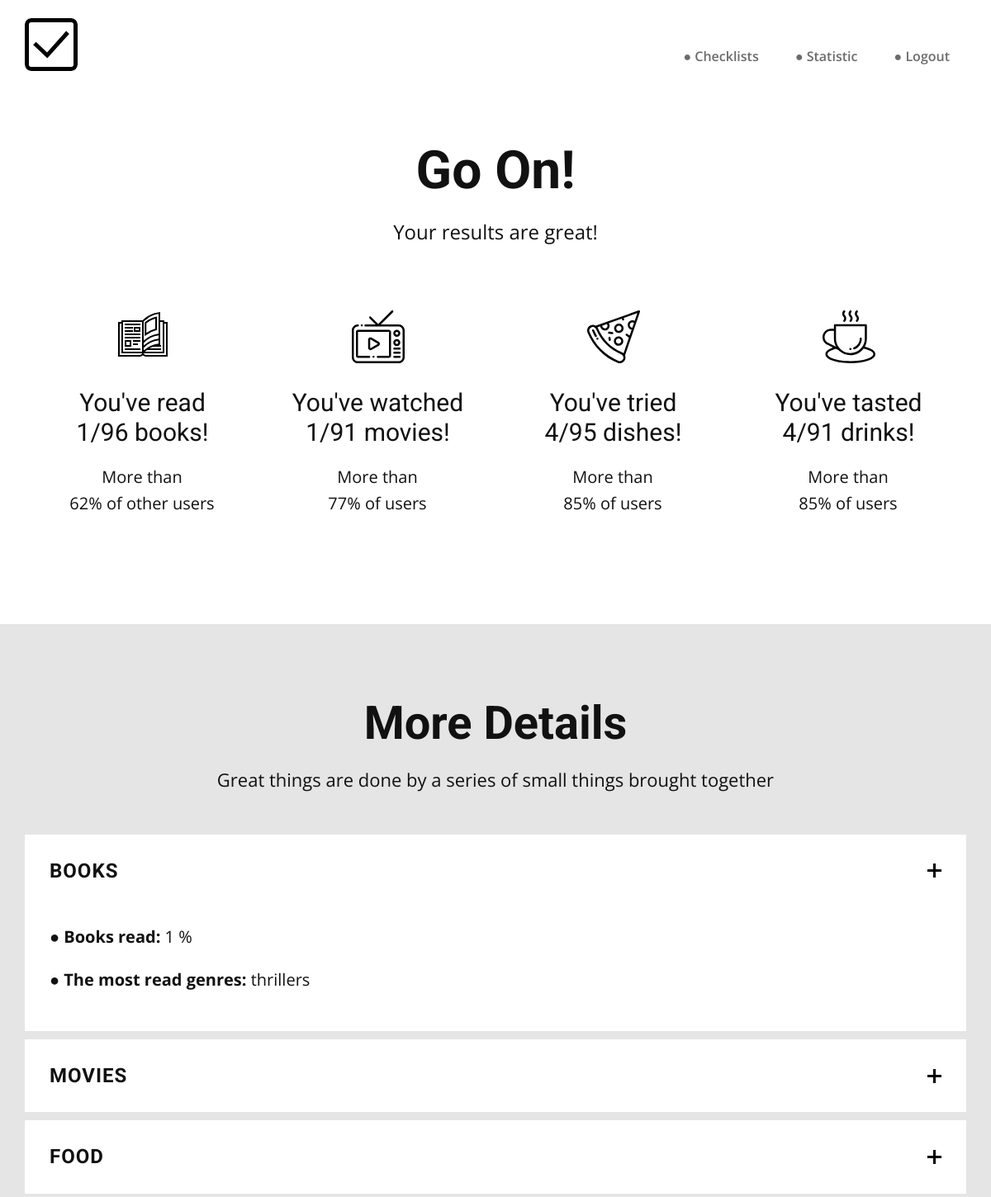
Page /checklists/stats/ (signed in, upper part) on the earlier database version.
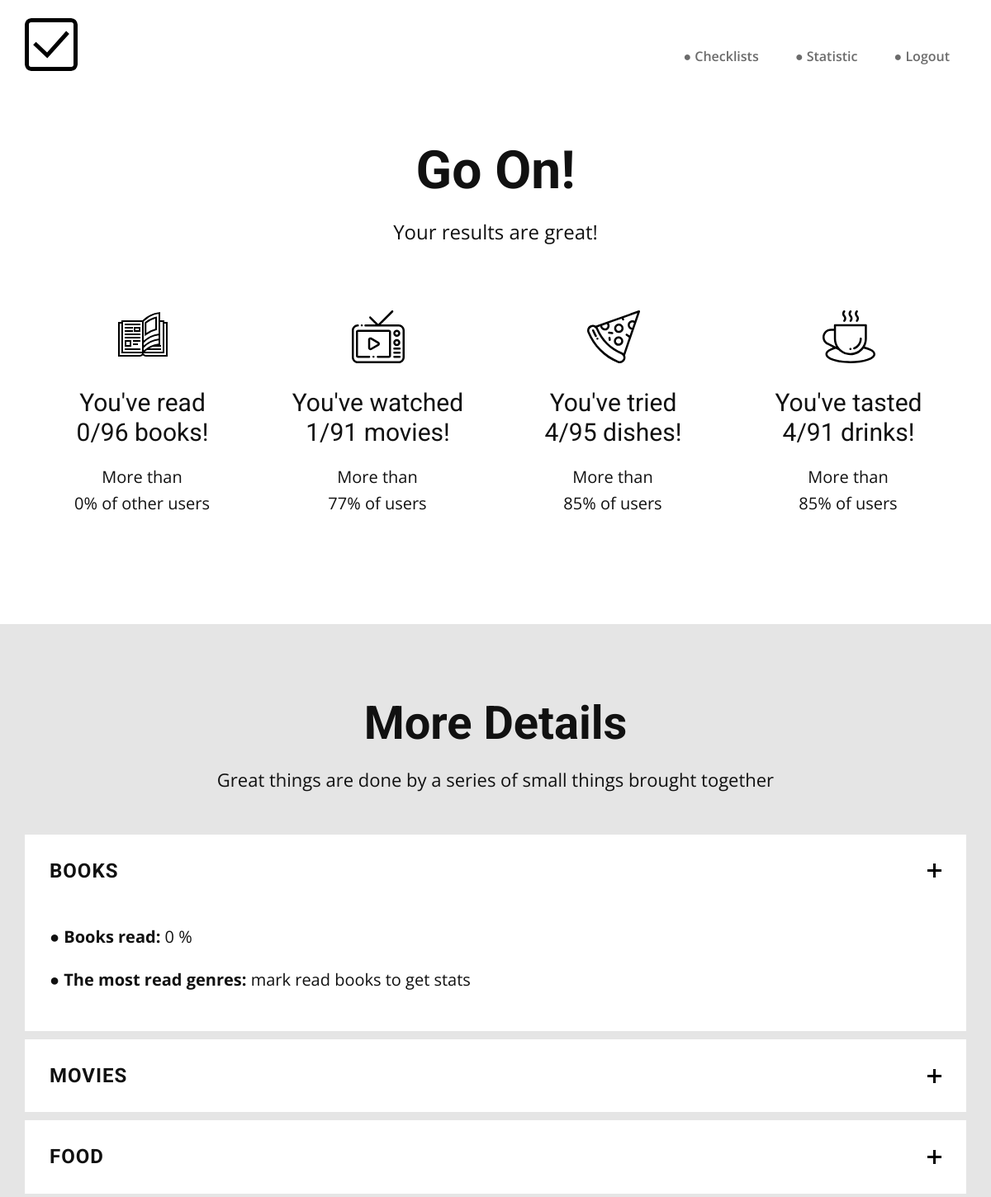
Same page on the later database version.
### checklist/models.py (models this page shows, shortened)
class B_Genre(models.Model):
   genre = models.CharField(max_length=100)
   class Meta(object):
      ordering = ['genre']

### checklist/views.py (the view)
# urls.py: path('stats/', login_required(views.stats), name='stats'),
def stats(request):
    all_books = count_all_obj(Book)
    all_movies = count_all_obj(Movie)
    all_food = count_all_obj(Food)
    all_drinks = count_all_obj(Drink)
    users = User.objects.annotate(
        num_books=Count('choice__books'),
        num_movies=Count('choice__movies'),
        num_food=Count('choice__food'),
        num_drinks=Count('choice__drinks')
    )
    users_count = users.count()
    user = request.user
    user_num_books = user.choice.books.all().count()
    user_num_movies = user.choice.movies.all().count()
    user_num_food = user.choice.food.all().count()
    user_num_drinks = user.choice.drinks.all().count()
    stats_count = (user_num_books, user_num_movies, user_num_food, user_num_drinks)
    stats_exist = True
    if not any(stats_count):
        stats_exist = False
    less_read = 0
    less_watched = 0
    less_ate = 0
    less_drank = 0
    for i in users:
        read = i.num_books
        watched = i.num_movies
        ate = i.num_food
        drank = i.num_drinks
        if read < user_num_books:
            less_read += 1
        if watched < user_num_movies:
            less_watched += 1
        if ate < user_num_food:
            less_ate += 1
        if drank < user_num_drinks:
            less_drank += 1
    context = {
        'user_num_books': user_num_books,
        'user_num_movies': user_num_movies,
        'user_num_food': user_num_food,
        'user_num_drinks': user_num_drinks,
        'all_books': all_books,
        'all_movies': all_movies,
        'all_food': all_food,
        'all_drinks': all_drinks,
        'books_percent': percentage(less_read, users_count),
        'movies_percent': percentage(less_watched, users_count),
        'food_percent': percentage(less_ate, users_count),
        'drinks_percent': percentage(less_drank, users_count),
        'user_books_percent': percentage(user_num_books, all_books),
        'user_movies_percent': percentage(user_num_movies, all_movies),
        'user_food_percent': percentage(user_num_food, all_food),
        'user_drinks_percent': percentage(user_num_drinks, all_drinks),
        'fav_book_genres': favorite_items(user, Book),
        'fav_movie_genres': favorite_items(user, Movie)[0],
        'fav_movie_century': favorite_items(user, Movie)[1],
        'fav_food_kinds': favorite_items(user, Food)[0],
        'fav_food_ingredient': favorite_items(user, Food)[1],
        'fav_food_country': favorite_items(user, Food)[2],
        'fav_drink_kinds': favorite_items(user, Drink)[0],
        'fav_drink_ingredient': favorite_items(user, Drink)[1],
        'fav_drink_country': favorite_items(user, Drink)[2],
        'stats_exist': stats_exist,
    }
    return render(request, 'statistic.html', context=context)

### checklist/views.py (called while the page is built)
def count_all_obj(model):
    return model.objects.all().count()

def centuryFromYear(year):
    roman = OrderedDict()
    roman[1000] = 'M'
    roman[900] = 'CM'
    roman[500] = 'D'
    roman[400] = 'CD'
    roman[100] = 'C'
    roman[90] = 'XC'
    roman[50] = 'L'
    roman[40] = 'XL'
    roman[10] = 'X'
    roman[9] = 'IX'
    roman[5] = 'V'
    roman[4] = 'IV'
    roman[1] = 'I'
    def year_to_roman(year):
        for r in roman.keys():
            x, y = divmod(year, r)
            yield roman[r] * x
            year -= (r * x)
            if year <= 0:
                break
    return "".join([a for a in year_to_roman((year + 99) // 100)])

def del_none(*args):
    for arg in args:
        if None in arg:
            del arg[None]

def percentage(part, whole):
    return round(100 * part / whole)

### checklist/templates/statistic.html (shortened to what this page needs)
{% extends "base_generic.html" %}
{% load static %}
{% block details %}
    <link rel="stylesheet" href="{% static 'My-Statistic.css' %}" media="screen">
{% endblock %}
{% block content %}
  <section class="u-clearfix u-section-1" id="sec-ec39" {% if not stats_exist %} style="display:none" {% endif %}>
    <div class="u-clearfix u-sheet u-valign-middle u-sheet-1">
      <h2 class="u-align-center u-text u-text-1">Go On!</h2>
      <p class="u-align-center u-text u-text-2">Your results are great!</p>
      <div class="u-list u-repeater u-list-1">
        <div class="u-align-center u-container-style u-list-item u-repeater-item">
            <div class="u-container-layout u-similar-container u-valign-top u-container-layout-1">
                <span class="u-icon u-icon-1">
                    <img src="{% static 'images/open-book.svg' %}" class="u-svg-link" preserveAspectRatio="xMidYMin slice" viewBox="0 0 512.001 512.001" style="">
                </span>
                <h3 class="u-text u-text-3">You've read<br>{{ user_num_books }}/{{ all_books }} books!</h3>
                <p class="u-text u-text-4" style="font-size: 20px;"> More than<br>{{ books_percent }}% of other users</p>
            </div>
        </div>
        <div class="u-align-center u-container-style u-list-item u-repeater-item">
            <div class="u-container-layout u-similar-container u-valign-top u-container-layout-3">
                <span class="u-icon u-icon-3">
                    <img src="{% static 'images/002-watching-tv.svg' %}" class="u-svg-link" preserveAspectRatio="xMidYMin slice" viewBox="0 0 512.001 512.001" style="">
                </span>
                <h3 class="u-text u-text-7">You've watched<br>{{ user_num_movies }}/{{ all_movies }} movies!</h3>
                <p class="u-text u-text-8" style="font-size: 20px;">More than<br>{{ movies_percent }}% of users</p>
            </div>
        </div>
        <div class="u-align-center u-container-style u-list-item u-repeater-item">
            <div class="u-container-layout u-similar-container u-valign-top u-container-layout-2">
                <span class="u-icon u-icon-2">
                    <img src="{% static 'images/pizza.svg' %}" class="u-svg-link" preserveAspectRatio="xMidYMin slice" viewBox="0 0 512.001 512.001" style="">
                </span>
                <h3 class="u-text u-text-5">You've tried<br>{{ user_num_food }}/{{ all_food }} dishes!</h3>
                <p class="u-text u-text-6" style="font-size: 20px;">More than<br>{{ food_percent }}% of users</p>
            </div>
        </div>
        <div class="u-align-center u-container-style u-list-item u-repeater-item">
            <div class="u-container-layout u-similar-container u-valign-top u-container-layout-3">
                <span class="u-icon u-icon-3">
                    <img src="{% static 'images/011-coffee-cup.svg' %}" class="u-svg-link" preserveAspectRatio="xMidYMin slice" viewBox="0 0 512.001 512.001" style="">
                </span>
                <h3 class="u-text u-text-7">You've tasted<br>{{ user_num_drinks }}/{{ all_drinks }} drinks!</h3>
                <p class="u-text u-text-8" style="font-size: 20px;">More than<br>{{ drinks_percent }}% of users</p>
            </div>
        </div>
      </div>
    </div>
  </section>
  <section class="u-align-center u-clearfix u-grey-10 u-section-3" id="sec-f0a4" {% if not stats_exist %} style="display:none" {% endif %}>
    <div class="u-clearfix u-sheet u-sheet-1">
      <h2 class="u-text u-title u-text-1">More Details </h2>
      <p class="u-align-center u-text u-text-2">Great things are done by a series of small things brought together</p>
      <div class="u-accordion u-expanded-width u-faq u-spacing-10 u-accordion-1">
        <div class="u-accordion-item">
          <a class="active u-accordion-link u-active-white u-button-style u-custom-font u-heading-font u-hover-white u-white u-accordion-link-1" id="link-accordion-f600" aria-controls="accordion-f600" aria-selected="true">
            <span class="u-accordion-link-text">BOOKS</span><span class="u-accordion-link-icon u-icon u-text-black u-icon-1"><svg class="u-svg-link" preserveAspectRatio="xMidYMin slice" viewBox="0 0 448 448" style=""><use xmlns:xlink="http://www.w3.org/1999/xlink" xlink:href="#svg-3ae2"></use></svg></span>
          </a>
          <div class="u-accordion-active u-accordion-pane u-container-style u-white u-accordion-pane-1" id="accordion-f600" aria-labelledby="link-accordion-f600">
            <div class="u-container-layout u-container-layout-1">
              <div class="fr-view u-clearfix u-rich-text u-text">
                <p>
                    <span style="font-size: 1.25rem;">
                        <span style="font-weight: 700; line-height: 1; letter-spacing: 0px;">● Books read:</span>
                        <span style="letter-spacing: 0px;">
                            <span style="line-height: 1.0;">{{ user_books_percent }} %</span>
                        </span>
                    </span>
                </p>
                <p>
                    <span style="font-size: 1.25rem;">
                        <span style="font-weight: 700; line-height: 1; letter-spacing: 0px;">● The most read genres:</span>
                        <span style="letter-spacing: 0px;">
                            <span style="line-height: 1.0;">{{ fav_book_genres }}</span>
                        </span>
                  </span>
                </p>
              </div>
            </div>
          </div>
        </div>
        <div class="u-accordion-item">
          <a class="u-accordion-link u-active-white u-button-style u-custom-font u-heading-font u-hover-white u-white u-accordion-link-2" id="link-accordion-72f4" aria-controls="accordion-72f4" aria-selected="false">
            <span class="u-accordion-link-text">MOVIES</span><span class="u-accordion-link-icon u-icon u-text-black u-icon-2"><svg class="u-svg-link" preserveAspectRatio="xMidYMin slice" viewBox="0 0 448 448" style=""><use xmlns:xlink="http://www.w3.org/1999/xlink" xlink:href="#svg-05a3"></use></svg></span>
          </a>
        </div>
        <div class="u-accordion-item">
          <a class="u-accordion-link u-active-white u-button-style u-custom-font u-heading-font u-hover-white u-white u-accordion-link-3" id="link-accordion-854e" aria-controls="accordion-854e" aria-selected="false">
            <span class="u-accordion-link-text">FOOD</span><span class="u-accordion-link-icon u-icon u-text-black u-icon-3"><svg class="u-svg-link" preserveAspectRatio="xMidYMin slice" viewBox="0 0 448 448" style=""><use xmlns:xlink="http://www.w3.org/1999/xlink" xlink:href="#svg-4a3a"></use></svg></span>
          </a>
        </div>
      </div>
    </div>
  </section>
{% endblock %}

### checklist/templates/base_generic.html (shortened to what this page needs)
<!DOCTYPE html>
<html style="font-size: 16px;">
<head>
  {% load static %}
  <link rel="stylesheet" href="{% static 'nicepage.css' %}" media="screen">
  {% block details %}{% endblock %}
</head>
<body class="u-body">
  {% block header %}
    <header class="u-clearfix u-header u-header" id="sec-2e38"><div class="u-clearfix u-sheet u-sheet-1">
      <a href="http://127.0.0.1:8000/checklists/" class="u-image u-logo u-image-1" data-image-width="512" data-image-height="512">
        <img src="{% static 'images/checkbox.svg' %}" class="u-logo-image u-logo-image-1 logo-checkbox" data-image-width="64">
      </a>
      <nav class="u-menu u-menu-dropdown u-offcanvas u-menu-1">
        <div class="u-custom-menu u-nav-container">
          <ul class="u-nav u-unstyled u-nav-1">
            <li class="u-nav-item menu-item">
              <a class="u-button-style u-nav-link u-text-active-palette-1-base u-text-hover-palette-2-base" href="http://127.0.0.1:8000/checklists/" style="padding: 10px 20px; vertical-align: middle;">● Checklists</a>
            </li>
            <li class="u-nav-item menu-item">
              <a class="u-button-style u-nav-link u-text-active-palette-1-base u-text-hover-palette-2-base" href="http://127.0.0.1:8000/checklists/stats/" style="padding: 10px 20px;">● Statistic</a>
            </li>
            <li class="u-nav-item menu-item">
              {% if user.is_authenticated %}
                <a class="u-button-style u-nav-link u-text-active-palette-1-base u-text-hover-palette-2-base logout" href="http://127.0.0.1:8000/accounts/logout/" style="padding: 10px 20px;">● Logout</a>
              {% else %}
                <a class="u-button-style u-nav-link u-text-active-palette-1-base u-text-hover-palette-2-base login" href="http://127.0.0.1:8000/accounts/login/" style="padding: 10px 20px;">☀ Login</a>
              {% endif %}
            </li>
          </ul>
        </div>
      </nav>
    </div></header>
  {% endblock %}
  {% block content %}
  {% endblock %}
</body>
</html>

### checklist/static/My-Statistic.css (style rules this page uses)
.u-section-1 .u-sheet-1 { min-height: 539px; }
.u-section-1 .u-text-1 { font-size: 4rem; font-weight: 700; width: 740px; margin: 60px auto 0; }
.u-section-1 .u-text-2 { font-size: 24px; width: 740px; margin: 20px auto 0; }
.u-section-1 .u-list-1 { min-height: 315px; grid-gap: 20px 0px; grid-template-columns: repeat(4, 25%); grid-template-rows: auto; width: 1140px; margin: 45px auto 95px; }
.u-section-1 .u-container-layout-1 { padding: 30px; }
.u-section-1 .u-icon-1 { height: 64px; width: 64px; color: rgb(17, 17, 17) !important; margin: 0 auto; }
.u-section-1 .u-text-3 { margin: 30px 0 0; }
.u-section-1 .u-text-4 { margin: 20px 1px 0 0; }
.u-section-1 .u-container-layout-2 { padding: 30px; }
.u-section-1 .u-icon-2 { height: 64px; width: 64px; color: rgb(17, 17, 17) !important; margin: 0 auto; }
.u-section-1 .u-text-5 { margin: 30px 0 0; }
.u-section-1 .u-text-6 { margin: 20px 1px 0 0; }
.u-section-1 .u-container-layout-3 { padding: 30px; }
.u-section-1 .u-icon-3 { height: 64px; width: 64px; color: rgb(17, 17, 17) !important; margin: 0 auto; }
.u-section-1 .u-text-7 { margin: 30px 0 0; }
.u-section-1 .u-text-8 { margin: 20px 1px 0 0; }
.u-section-3 { background-image: none; }
.u-section-3 .u-sheet-1 { min-height: 756px; padding-bottom: 75px; }
.u-section-3 .u-text-1 { font-size: 3.5rem; font-weight: 700; margin: 90px 288px 0; }
.u-section-3 .u-text-2 { font-size: 22px; margin: 20px 138px 0; }
.u-section-3 .u-accordion-1 { margin-bottom: 60px; margin-top: 48px; }
.u-section-3 .u-accordion-link-1 { background-image: none; font-weight: 700; text-transform: uppercase; font-size: 1.5rem; letter-spacing: 1px; padding: 25px 30px; }
.u-section-3 .u-icon-1 { height: 17px; width: 17px; }
.u-section-3 .u-accordion-pane-1 { min-height: 150px; background-image: none; }
.u-section-3 .u-container-layout-1 { padding: 0 30px; }
.u-section-3 .u-accordion-link-2 { background-image: none; font-weight: 700; text-transform: uppercase; font-size: 1.5rem; letter-spacing: 1px; padding: 25px 30px; }
.u-section-3 .u-icon-2 { height: 17px; width: 17px; }
.u-section-3 .u-accordion-link-3 { background-image: none; font-weight: 700; text-transform: uppercase; font-size: 1.5rem; letter-spacing: 1px; padding: 25px 30px; }
.u-section-3 .u-icon-3 { height: 17px; width: 17px; }

Differences in the rows shown:
no longer on this page (row edited): B_Genre: genre "thrillers"
Other differences:
{{ user_num_books }}: "1" → "0"
{{ books_percent }}: "62" → "0"
{{ user_books_percent }}: "1" → "0"
{{ fav_book_genres }}: (not shown) → "mark read books to get stats"
